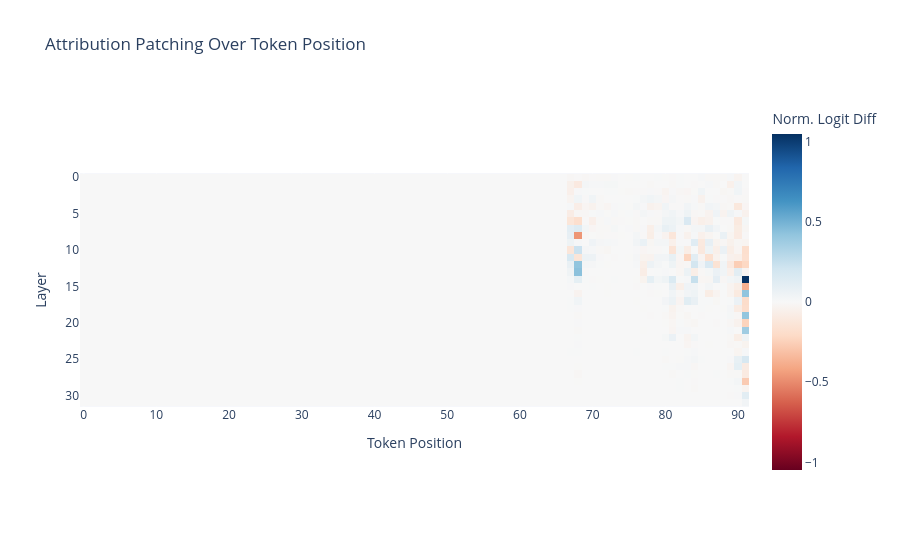

This figure's notebook cell:
### Code cell
patching_results = []
for i in range(len(corrupted_out)):
    grad = corrupted_out[i].grad
    clean = clean_out[i].cuda()
    corrupted = corrupted_out[i].detach()
    
    residual_attr = einops.reduce(
        grad * (clean - corrupted),
        "batch pos dim -> pos",
        "sum",
    )
    patching_results.append(residual_attr.float().cpu().detach().numpy())

print(f"len(corrupted_grads): {len(corrupted_grads)}")
print(f"len(corrupted_out): {len(corrupted_out)}")
print(f"len(clean_out): {len(clean_out)}")
print(f"len(patching_results): {len(patching_results)}")

if len(corrupted_grads) > 0:
    print(f"corrupted_grads[0] shape: {corrupted_grads[0].shape}")
    print(f"corrupted_out[0] shape: {corrupted_out[0].shape}")
    print(f"clean_out[0] shape: {clean_out[0].shape}")

fig = px.imshow(
    patching_results,
    color_continuous_scale="RdBu",
    color_continuous_midpoint=0.0,
    title="Attribution Patching Over Token Position",
    labels={"x": "Token Position", "y": "Layer","color":"Norm. Logit Diff"},

)

fig.show()

### Figure 1 — Plotly figure (JSON) as saved in the notebook; plotly's stock layout.template omitted (floating-point values rounded to 4 significant figures; data arrays with more than 128 entries replaced by an {"elided": "..."} marker saying what was removed)
{"data": [{"coloraxis": "coloraxis", "hovertemplate": "Token Position: %{x}<br>Layer: %{y}<br>Norm. Logit Diff: %{z}<extra></extra>", "name": "0", "type": "heatmap", "xaxis": "x", "yaxis": "y", "z": {"elided": "32x92 float values"}}], "layout": {"coloraxis": {"cmid": 0, "colorbar": {"title": {"text": "Norm. Logit Diff"}}, "colorscale": [[0, "rgb(103,0,31)"], [0.1, "rgb(178,24,43)"], [0.2, "rgb(214,96,77)"], [0.3, "rgb(244,165,130)"], [0.4, "rgb(253,219,199)"], [0.5, "rgb(247,247,247)"], [0.6, "rgb(209,229,240)"], [0.7, "rgb(146,197,222)"], [0.8, "rgb(67,147,195)"], [0.9, "rgb(33,102,172)"], [1, "rgb(5,48,97)"]]}, "title": {"text": "Attribution Patching Over Token Position"}, "xaxis": {"anchor": "y", "constrain": "domain", "domain": [0, 1], "scaleanchor": "y", "title": {"text": "Token Position"}}, "yaxis": {"anchor": "x", "autorange": "reversed", "constrain": "domain", "domain": [0, 1], "title": {"text": "Layer"}}}}
